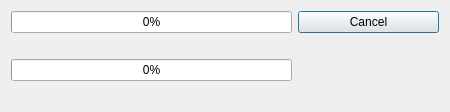
<?xml version="1.0" encoding="UTF-8"?>
<ui version="4.0">
 <class>Dialog</class>
 <widget class="QDialog" name="Dialog">
  <property name="geometry">
   <rect>
    <x>0</x>
    <y>0</y>
    <width>450</width>
    <height>40</height>
   </rect>
  </property>
  <property name="windowTitle">
   <string>Progress</string>
  </property>
  <layout class="QGridLayout" name="gridLayout">
   <item row="0" column="1" colspan="2">
      <widget class="QProgressBar" name="progress0">
       <property name="value">
        <number>0</number>
       </property>
      </widget>
     </item>
     <item row="0" column="3" colspan="1">
      <widget class="QPushButton" name="cancel">
       <property name="text">
        <string>Cancel</string>
       </property>
      </widget>
     </item>
     <item row="1" column="1" colspan="3">
      <widget class="QLabel" name="osxLabel0">
        <property name="visible">
            <bool>false</bool>
        </property>
      </widget>
   </item>
   <item row="2" column="1" colspan="2">
      <widget class="QProgressBar" name="progress1">
       <property name="value">
        <number>0</number>
       </property>
        <property name="visible">
            <bool>false</bool>
        </property>
      </widget>
     </item>
     <item row="3" column="1" colspan="3">
      <widget class="QLabel" name="osxLabel1">
        <property name="visible">
            <bool>false</bool>
        </property>
      </widget>
   </item>
  </layout>
 </widget>
 <resources/>
 <connections/>
</ui>
